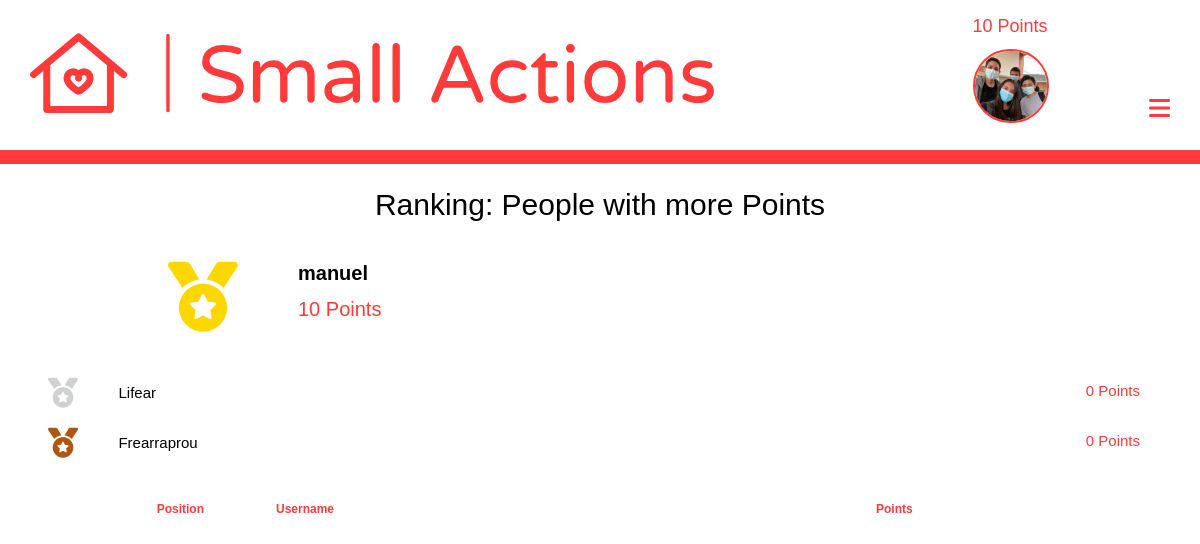
The app's page /account/ranking (signed in), older data.
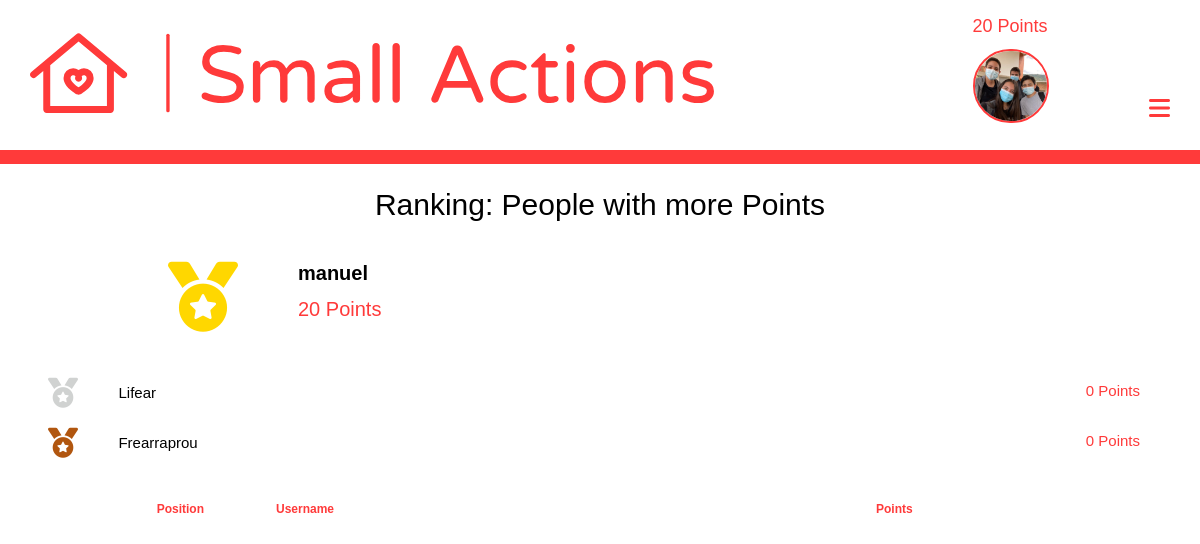
The same page, newer data.
### login/models.py (models this page shows)
class User(AbstractUser):
    points = models.PositiveIntegerField(default=0)
    photo = models.ImageField(upload_to="people", null=True, blank=True)
    latitude = models.DecimalField(max_digits=8, decimal_places=6, null=True, blank=True)
    longitude = models.DecimalField(max_digits=9, decimal_places=6, null=True, blank=True)
    visited = models.ManyToManyField(Help, related_name="persons_visited", null=True, blank=True)
    can_change = models.BooleanField(null=True, blank=True) #Security
    date_forgot = models.DateTimeField(auto_now_add=True)
    random_string = models.CharField(max_length=20, blank=True, null=True, unique=True)
    dark_mode = models.BooleanField(default=False)

### login/views.py (the view)
# urls.py: path('ranking', views.ranking, name="ranking"),
@login_required(login_url='/account/login')
def ranking(request):
    user = User.objects.get(username=request.user)
    all_ranking = User.objects.all().order_by('-points')
    ranking = list(all_ranking).index(user)
    ctx = {'frist' : all_ranking[:3], 'ranking' : ranking}
    return render(request, 'login/ranking.html', ctx)

### templates/login/ranking.html (shortened to what this page needs)
{% extends 'maps/nav.html' %}
{% load static %}
{% block head %}
    <link href="{% static 'login/css/ranking.css' %}" rel="stylesheet">
{% endblock %}
{% block content %}
    <div>
        <h1>Ranking: People with more Points</h1>
        <div id='superior_grid'>
            <div id='frist_place' class="place">
                <i class="fas fa-medal"></i>
                <h2>{{frist.0.username}}</h2>
                <span>{{frist.0.points}} Points</span>
            </div>
            <div id='second_place' class="other_place place">
                <i class="fas fa-medal"></i>
                <h3>{{frist.1.username}}</h3>
                <span>{{frist.1.points}} Points</span>
            </div>
            <div id='third_place' class="other_place place">
                <i class="fas fa-medal"></i>
                <h4>{{frist.2.username}}</h4>
                <span>{{frist.2.points}} Points</span>
            </div>
        </div>
        <div id='mayor'>
            <div id='headers'>
                <h4>Position</h4>
                <h4>Username</h4>
                <h4>Points</h4>
            </div>
        </div>
    </div>
{% endblock %}

### templates/maps/nav.html (shortened to what this page needs)
<!DOCTYPE html>
{% load static %}
<html lang="en">
    <head>
        <link rel="stylesheet" href="{% static 'maps/css/nav.css' %}">
        {% block head %}
        {% endblock %}
    </head>
    <body>
        <header id="all_bar">
            <div id="superior">
                <img src="{% static 'maps/images/logo.svg' %}" id="principal_logo" alt="logo">
                <div id="rigth_superior">
                    {% if request.user.is_authenticated %}
                        <h6>{{request.user.points}} Points</h6>
                        {% if request.user.photo %}
                            <a href="{% url 'account' %}"><img src="{{request.user.photo.url}}" alt="account" id="porfile_photo_nav"></a>
                        {% else %}
                            <a href="{% url 'account' %}"><img src="{% static 'maps/images/logo_small_icon_only_inverted.png' %}" alt="account"></a>
                        {% endif %}
                    {% else %}
                        <a href="{% url 'login' %}"><img src="{% static 'maps/images/logo_small_icon_only_inverted.png' %}" alt="account"></a>
                    {% endif %}
                    <i class="fas fa-bars" id="bars"></i>
                </div>
            </div>
            <div id="inferior">
            </div>
        </header>
        {% block content %}
        {% endblock %}
    </body>
</html>

Row changes from the older to the newer data that the page shows:
changed User "manuel": user.points "10" → "20"; points "10" → "20"
